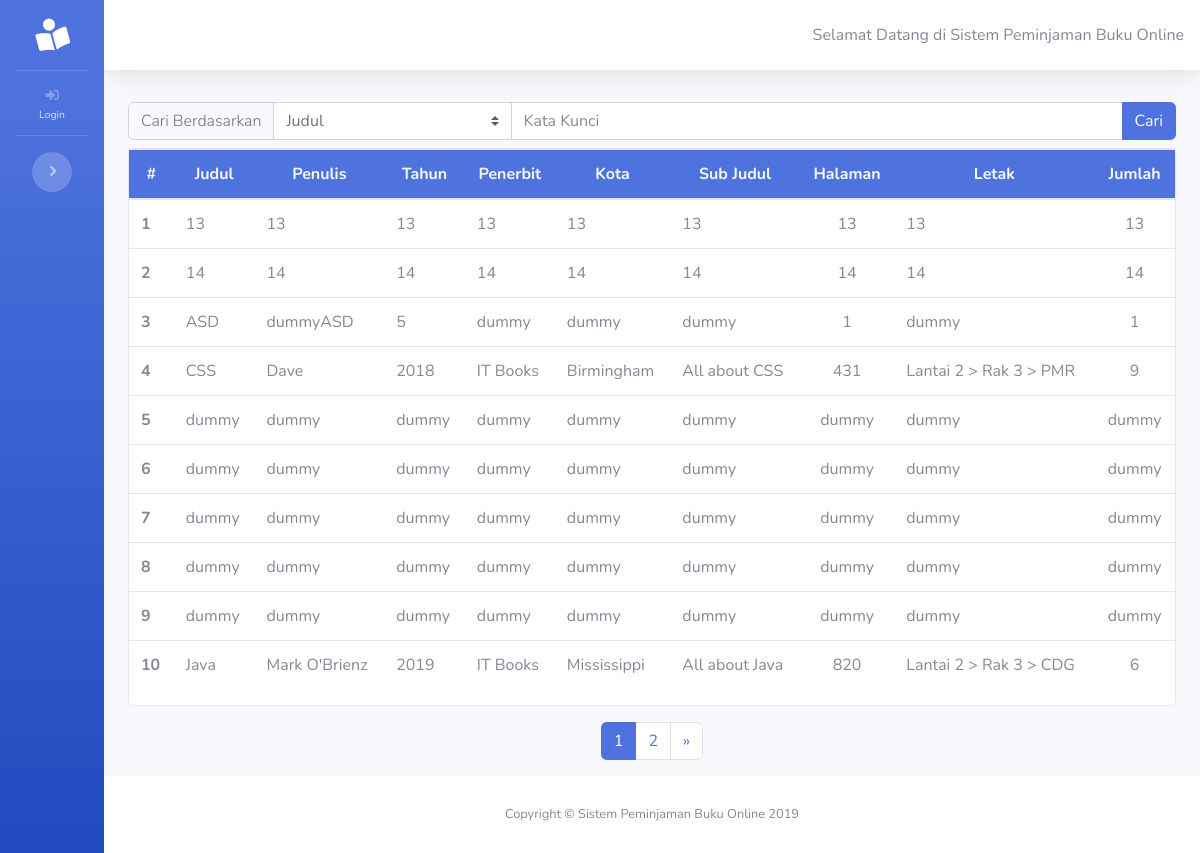
Before: / with the older database file.
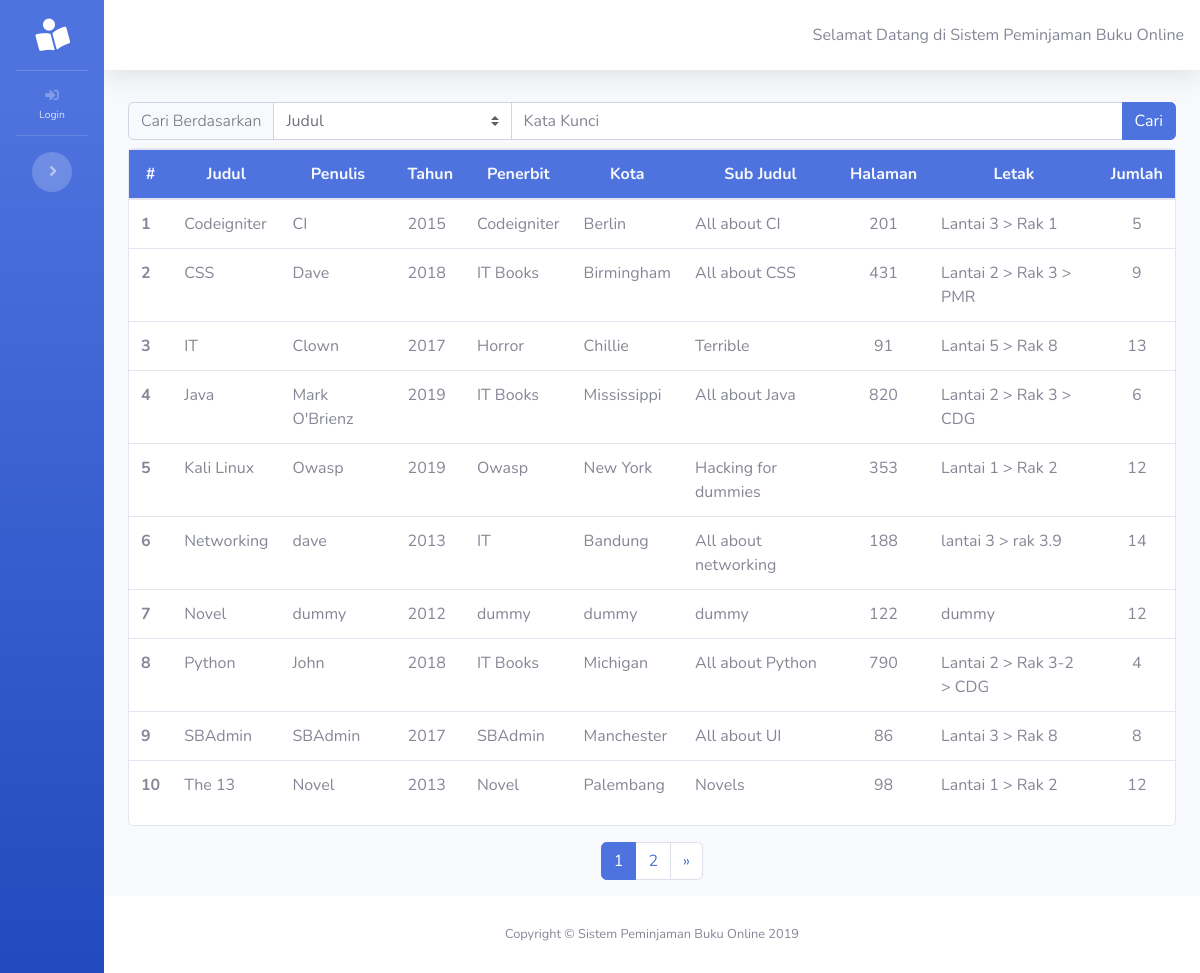
After: the same page with the newer database file.
### tables this page shows
CREATE TABLE `buku` (
  `id` int(11) NOT NULL,
  `judul` varchar(255) NOT NULL,
  `penulis` varchar(255) NOT NULL,
  `tahun` varchar(255) NOT NULL,
  `penerbit` varchar(255) NOT NULL,
  `kota_terbit` varchar(255) NOT NULL,
  `sub_judul` varchar(255) NOT NULL,
  `jumlah_halaman` varchar(255) NOT NULL,
  `letak_buku` varchar(255) NOT NULL,
  `jumlah` varchar(255) NOT NULL
);

### index.php (called while the page is built, shortened)
<?php
require_once BASEPATH.'core/CodeIgniter.php';

### application/models/Home_model.php (called while the page is built, shortened)
<?php
class Home_model extends CI_Model
{
    public function getAllBook($limit, $start)
    {
        $this->db->order_by('judul', 'ASC');
        $data = $this->db->get('buku', $limit, $start);
        return $data->result_array();
    }
}

### application/views/home/index.php (the view, shortened to what this page needs)
<div class="container-fluid">
  <div class="row mt-2">
    <div class="col">
      <form action="http://localhost/SPB/home/searchBook" method="post">
        <div class="input-group">
          <div class="input-group-prepend bg-light">
            <label class="input-group-text bg-light font-weight-light small" for="kategori">Cari
              Berdasarkan</label>
          </div>
          <select name="kategori" id="kategori" style="width: 150px;" class="custom-select">
            <option value="Judul">Judul</option>
          </select>
          <input name="keyword" id="keyword" autocomplete="off" type="text" class="w-50 form-control"
            placeholder="Kata Kunci">
          <div class="input-group-append">
            <button class="btn btn-primary" type="submit" id="tombolCari">Cari</button>
          </div>
        </div>
      </form>
    </div>
  </div>
  <div class="mt-2 row">
    <div class="col">
      <div class="card">
        <div class="table-responsive">
          <table class="table table-hover">
            <thead style="background: #4e73df;" class="text-light">
              <tr style="text-align: center;">
                <th scope="col">#</th>
                <th scope="col">Judul</th>
                <th scope="col">Penulis</th>
                <th scope="col">Tahun</th>
                <th scope="col">Penerbit</th>
                <th scope="col">Kota</th>
                <th scope="col">Sub Judul</th>
                <th scope="col">Halaman</th>
                <th scope="col">Letak</th>
                <th scope="col">Jumlah</th>
              </tr>
            </thead>
            <tbody>
              <?php $i = 0 ;foreach ($buku as $b) { $i++; ?>
              <tr>
                <th schope="row"><?= $i ?></th>
                <td><?= $b['judul'] ?></td>
                <td><?= $b['penulis'] ?></td>
                <td><?= $b['tahun'] ?></td>
                <td><?= $b['penerbit'] ?></td>
                <td><?= $b['kota_terbit'] ?></td>
                <td><?= $b['sub_judul'] ?></td>
                <td style="text-align: center;"><?= $b['jumlah_halaman'] ?></td>
                <td><?= $b['letak_buku'] ?></td>
                <td style="text-align: center;"><?= $b['jumlah'] ?></td>
              </tr>
              <?php } ?>
            </tbody>
          </table>
        </div>
      </div>
    </div>
  </div>
  <div class="row mt-3">
    <div class="col">
      <?php echo $pagination; ?>
    </div>
  </div>
</div>
</div>

### application/controllers/Home.php (shortened to what this page needs)
<?php
class Home extends CI_Controller {
    public function __construct()
    {
        $this->load->model('Home_model','home');
        $this->load->library('pagination');
	}
    public function index()
    {
        $config['per_page'] = 10;
        $data['page'] = ($this->uri->segment(3)) ? $this->uri->segment(3) : 0;
        $data = $this->home->getAllBook($config["per_page"], $data['page']);
        self::showBook($data);
    }
    public function showBook($datas)
    {
        $config['base_url'] = base_url('home/index');
        $config['total_rows'] = $this->db->count_all('buku');
        $config['per_page'] = 10;
        $config["uri_segment"] = 3;
        $choice = $config["total_rows"] / $config["per_page"];
        $config["num_links"] = floor($choice);
        $config['first_link']       = 'First';
        $config['last_link']        = 'Last';
        $config['next_link']        = '&raquo;';
        $config['prev_link']        = '&laquo;';
        $config['full_tag_open']    = '<div class="pagging text-center"><nav><ul class="pagination justify-content-center">';
        $config['full_tag_close']   = '</ul></nav></div>';
        $config['num_tag_open']     = '<li class="page-item"><span class="page-link">';
        $config['num_tag_close']    = '</span></li>';
        $config['cur_tag_open']     = '<li class="page-item active"><span class="page-link">';
        $config['cur_tag_close']    = '<span class="sr-only">(current)</span></span></li>';
        $config['next_tag_open']    = '<li class="page-item"><span class="page-link">';
        $config['next_tagl_close']  = '<span aria-hidden="true">&raquo;</span></span></li>';
        $config['prev_tag_open']    = '<li class="page-item"><span class="page-link">';
        $config['prev_tagl_close']  = '</span>Next</li>';
        $config['first_tag_open']   = '<li class="page-item"><span class="page-link">';
        $config['first_tagl_close'] = '</span></li>';
        $config['last_tag_open']    = '<li class="page-item"><span class="page-link">';
        $config['last_tagl_close']  = '</span></li>';
        $this->pagination->initialize($config);
        $data['page'] = ($this->uri->segment(3)) ? $this->uri->segment(3) : 0;
        $data['buku'] = $datas;
        $data['pagination'] = $this->pagination->create_links();
        $data['title'] = "Homepage";
        $data['index'] = 1;
        $this->load->view('templates/header',$data);
        $this->load->view('templates/sidebar',$data);
        $this->load->view('templates/topbar');
        if($this->session->userdata('username') !== null){
            if ($this->session->userdata('hak_akses') == 1) {
                $this->load->view('home/dashboard');
            }else{
                $this->load->view('home/user_dashboard',$data);
            }
        }else{
            $this->load->view('home/index',$data);
        }
        $this->load->view('templates/footer');
    }
}

### application/views/templates/header.php (shortened to what this page needs)
<!DOCTYPE html>
<html lang="en">
<head>
    <link href="<?= base_url('assets/'); ?>vendor/fontawesome-free/css/all.min.css" rel="stylesheet" type="text/css">
    <link href="<?= base_url('assets/'); ?>css/sb-admin-2.min.css" rel="stylesheet">
</head>
<body id="page-top">
    <div id="wrapper">

### application/views/templates/sidebar.php (shortened to what this page needs)
<ul
	class="navbar-nav bg-gradient-primary sidebar sidebar-dark accordion <?php if (!isset($_SESSION['username'])) echo "toggled" ?>"
	id="accordionSidebar">
	<a class="sidebar-brand d-flex align-items-center justify-content-center" href="<?= base_url() ?>">
		<div class="sidebar-brand-icon rotate-n-15">
			<i class="fas fa-book-reader"></i>
		</div>
	</a>
	<hr class="sidebar-divider my-0">
	<?php if (isset($_SESSION['username'])) : ?>
		<?php if ($_SESSION['hak_akses'] == 1) { ?>
			<hr class="sidebar-divider">
			<div class="sidebar-heading">
				Home
			</div>
			<li class="nav-item <?php if ($index == 1) echo "active" ?>">
				<a class="nav-link" href="<?= base_url('home') ?>">
					<i class="fas fa-fw fa-chart-area"></i>
					<span>Dashboard</span></a>
			</li>
			<hr class="sidebar-divider">
			<div class="sidebar-heading">
				Buku
			</div>
			<li class="nav-item <?php if ($index == 2) echo "active" ?>">
				<a class="nav-link" href="<?= base_url('manage/book') ?>">
					<i class="fas fa-fw fa-book"></i>
					<span>Manajemen Buku</span></a>
			</li>
			<hr class="sidebar-divider">
			<div class="sidebar-heading">
				Pengguna
			</div>
			<li class="nav-item <?php if ($index == 3) echo "active" ?>">
				<a class="nav-link" href="<?= base_url('manage/user') ?>">
					<i class="fas fa-fw fa-user"></i>
					<span>Manajemen Akun</span></a>
			</li>
			<hr class="sidebar-divider">
			<div class="sidebar-heading">
				Peminjaman
			</div>
			<li class="nav-item <?php if ($index == 4) echo "active" ?>">
				<a class="nav-link" href="<?= base_url('manage/peminjaman') ?>">
					<i class="fas fa-fw fa-undo"></i>
					<span>Manajemen Peminjaman</span></a>
			</li>
			<hr class="sidebar-divider">
			<div class="sidebar-heading">
				Pengembalian
			</div>
			<li class="nav-item <?php if ($index == 5) echo "active" ?>">
				<a class="nav-link" href="<?= base_url('manage/user') ?>">
					<i class="fas fa-fw fa-clipboard"></i>
					<span>Riwayat Peminjaman Pengembalian</span></a>
			</li>
			<hr class="sidebar-divider">
			<div class="sidebar-heading">
				Account
			</div>
			<li class="nav-item">
				<a class="nav-link" href="" data-toggle="modal" data-target="#logoutModal">
					<i class="fas fa-fw fa-sign-out-alt"></i>
					<span>Logout</span></a>
			</li>
		<?php } else if ($_SESSION['hak_akses'] == 0) { ?>
			<hr class="sidebar-divider">
			<div class="sidebar-heading">
				Home
			</div>
			<li class="nav-item <?php if ($index == 1) echo "active" ?>">
				<a class="nav-link" href="<?= base_url('home') ?>">
					<i class="fas fa-fw fa-chart-area"></i>
					<span>Dashboard</span></a>
			</li>
			<hr class="sidebar-divider">
			<div class="sidebar-heading">
				History
			</div>
			<li class="nav-item">
				<a class="nav-link" href="">
					<i class="fas fa-fw fa-history"></i>
					<span>Riwayat Peminjaman</span></a>
			</li>
			<hr class="sidebar-divider">
			<div class="sidebar-heading">
				Account
			</div>
			<li class="nav-item">
				<a class="nav-link" href="" data-toggle="modal" data-target="#logoutModal">
					<i class="fas fa-fw fa-sign-out-alt"></i>
					<span>Logout</span></a>
			</li>
		<?php } ?>
	<?php else: ?>
		<li class="nav-item">
			<a class="nav-link" href="<?= base_url('auth') ?>">
				<i class="fas fa-fw fa-sign-in-alt"></i>
				<span>Login</span></a>
		</li>
	<?php endif ?>
	<hr class="sidebar-divider d-none d-md-block">
	<div class="text-center d-none d-md-inline">
		<button class="rounded-circle border-0" id="sidebarToggle"></button>
	</div>
</ul>

### application/views/templates/topbar.php (shortened to what this page needs)
<div id="content-wrapper" class="d-flex flex-column">
<div id="content">
  <nav class="navbar navbar-expand navbar-light bg-white topbar mb-4 static-top shadow">
    <?php if(!isset($_SESSION['username'])) : ?>
    <p class="mt-3 text-justify">Selamat Datang di Sistem Peminjaman Buku Online</p>
    <?php endif ?>
  </nav>

### application/views/templates/footer.php (shortened to what this page needs)
<footer class="sticky-footer bg-white">
	<div class="container my-auto">
		<div class="copyright text-center my-auto">
			<span>Copyright &copy; Sistem Peminjaman Buku Online <?= date('Y'); ?></span>
		</div>
	</div>
</footer>
</div>
</div>
	</body>
	</html>

Changed rows visible on the page:
removed buku: judul "ASD", penulis "dummyASD", tahun "5", penerbit "dummy", kota_terbit "dummy", sub_judul "dummy", jumlah_halaman "1", letak_buku "dummy", jumlah "1"
removed buku: judul "dummy", penulis "dummy", tahun "dummy", penerbit "dummy", kota_terbit "dummy", sub_judul "dummy", jumlah_halaman "dummy", letak_buku "dummy", jumlah "dummy"
no longer on this page (row edited): buku: judul "dummy", penulis "dummy", tahun "dummy", penerbit "dummy", kota_terbit "dummy", sub_judul "dummy", jumlah_halaman "dummy", letak_buku "dummy", jumlah "dummy"
removed buku: judul "dummy", penulis "dummy", tahun "dummy", penerbit "dummy", kota_terbit "dummy", sub_judul "dummy", jumlah_halaman "dummy", letak_buku "dummy", jumlah "dummy"
removed buku: judul "dummy", penulis "dummy", tahun "dummy", penerbit "dummy", kota_terbit "dummy", sub_judul "dummy", jumlah_halaman "dummy", letak_buku "dummy", jumlah "dummy"
no longer on this page (row edited): buku: judul "dummy", penulis "dummy", tahun "dummy", penerbit "dummy", kota_terbit "dummy", sub_judul "dummy", jumlah_halaman "dummy", letak_buku "dummy", jumlah "dummy"
added buku: judul "Codeigniter", penulis "CI", tahun "2015", penerbit "Codeigniter", kota_terbit "Berlin", sub_judul "All about CI", jumlah_halaman "201", letak_buku "Lantai 3 > Rak 1", jumlah "5"
shown differently, row unchanged: buku "CSS": moves up the list
changed buku: judul "14" → "IT"; penulis "14" → "Clown"; tahun "14" → "2017"; penerbit "14" → "Horror"; kota_terbit "14" → "Chillie"; sub_judul "14" → "Terrible"; jumlah_halaman "14" → "91"; letak_buku "14" → "Lantai 5 > Rak 8"; jumlah "14" → "13"; moves down the list
shown differently, row unchanged: buku "Java": moves up the list
added buku: judul "Kali Linux", penulis "Owasp", tahun "2019", penerbit "Owasp", kota_terbit "New York", sub_judul "Hacking for dummies", jumlah_halaman "353", letak_buku "Lantai 1 > Rak 2", jumlah "12"
added buku: judul "Networking", penulis "dave", tahun "2013", penerbit "IT", kota_terbit "Bandung", sub_judul "All about networking", jumlah_halaman "188", letak_buku "lantai 3 > rak 3.9", jumlah "14"
now on this page (row unchanged): buku: judul "Novel", penulis "dummy", tahun "2012", penerbit "dummy", kota_terbit "dummy", sub_judul "dummy", jumlah_halaman "122", letak_buku "dummy", jumlah "12"
now on this page (row edited): buku: judul "Python", penulis "John", tahun "2018", penerbit "IT Books", kota_terbit "Michigan", sub_judul "All about Python", jumlah_halaman "790", letak_buku "Lantai 2 > Rak 3-2 > CDG", jumlah "4"
added buku: judul "SBAdmin", penulis "SBAdmin", tahun "2017", penerbit "SBAdmin", kota_terbit "Manchester", sub_judul "All about UI", jumlah_halaman "86", letak_buku "Lantai 3 > Rak 8", jumlah "8"
changed buku: judul "13" → "The 13"; penulis "13" → "Novel"; tahun "13" → "2013"; penerbit "13" → "Novel"; kota_terbit "13" → "Palembang"; sub_judul "13" → "Novels"; jumlah_halaman "13" → "98"; letak_buku "13" → "Lantai 1 > Rak 2"; jumlah "13" → "12"
